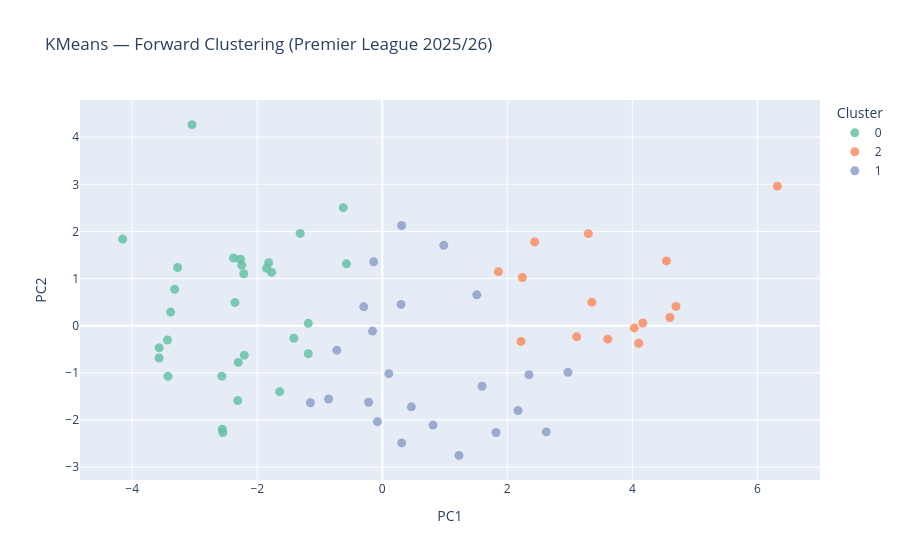

The notebook cell saved with this chart:
### Code cell
## PCA Visualization of KMeans Clusters with K=3
from sklearn.decomposition import PCA
import plotly.express as px

plot_df_kmeans = pd.DataFrame({
    "PC1": X_pca[:, 0],
    "PC2": X_pca[:, 1],
    "player": dataset_forwards["player"].values,
    "team": dataset_forwards["team"].values,
    "cluster": dataset_forwards["cluster_kmeans_3"].astype(str).values
})

fig = px.scatter(
    plot_df_kmeans, x="PC1", y="PC2",
    color="cluster",
    hover_data=["player", "team"],
    title="KMeans — Forward Clustering (Premier League 2025/26)",
    color_discrete_sequence=px.colors.qualitative.Set2
)
fig.update_traces(marker=dict(size=9, opacity=0.85))
fig.update_layout(legend_title_text="Cluster")
fig.show()

### Figure 1 — Plotly figure (JSON) as saved in the notebook; plotly's stock layout.template omitted (floating-point values rounded to 4 significant figures)
{"data": [{"customdata": [["Erling Haaland", "Manchester City"], ["Igor Thiago", "Brentford"], ["Ollie Watkins", "Aston Villa"], ["Richarlison", "Tottenham Hotspur"], ["Ismaïla Sarr", "Crystal Palace"], ["Zian Flemming", "Burnley"], ["Eli Junior Kroupi", "Bournemouth"], ["William Osula", "Newcastle United"], ["Benjamin Šeško", "Manchester United"], ["Jean Philippe Mateta", "Crystal Palace"], ["Valentín Castellanos", "West Ham United"], ["Lukas Nmecha", "Leeds United"], ["Dominic Calvert-Lewin", "Leeds United"], ["Danny Welbeck", "Brighton & Hove Albion"], ["Raúl Jiménez", "Fulham"], ["Callum Wilson", "West Ham United"], ["Donyell Malen", "Aston Villa"], ["Wilson Isidor", "Sunderland"], ["Brian Brobbey", "Sunderland"], ["Beto", "Everton"], ["Evanilson", "Bournemouth"], ["Viktor Gyökeres", "Arsenal"], ["Chris Wood", "Nottingham Forest"], ["Alexander Isak", "Liverpool FC"], ["Tolu Arokodare", "Wolverhampton"], ["Rodrigo Muniz", "Fulham"], ["Thierno Barry", "Everton"], ["Eliezer Mayenda", "Sunderland"], ["Liam Delap", "Chelsea"], ["Jørgen Strand Larsen", "Crystal Palace"]], "hovertemplate": "cluster=0<br>PC1=%{x}<br>PC2=%{y}<br>player=%{customdata[0]}<br>team=%{customdata[1]}<extra></extra>", "legendgroup": "0", "marker": {"color": "rgb(102,194,165)", "opacity": 0.85, "size": 9, "symbol": "circle"}, "mode": "markers", "name": "0", "orientation": "v", "showlegend": true, "type": "scatter", "x": [-3.043, -2.247, -1.85, -0.573, -1.183, -3.568, -0.6251, -2.268, -4.153, -3.274, -2.356, -1.313, -3.32, -1.771, -1.414, -2.379, -2.215, -3.436, -2.567, -3.385, -1.184, -1.817, -3.57, -2.207, -2.304, -2.56, -3.428, -1.641, -2.312, -2.55], "xaxis": "x", "y": [4.266, 1.282, 1.219, 1.313, 0.05194, -0.468, 2.505, 1.41, 1.838, 1.235, 0.4919, 1.959, 0.7734, 1.136, -0.2652, 1.436, 1.103, -0.3029, -1.069, 0.2902, -0.593, 1.335, -0.6845, -0.6228, -0.7767, -2.195, -1.07, -1.398, -1.586, -2.263], "yaxis": "y"}, {"customdata": [["Bukayo Saka", "Arsenal"], ["Matheus Cunha", "Manchester United"], ["Anthony Gordon", "Newcastle United"], ["Leandro Trossard", "Arsenal"], ["Amad Diallo", "Manchester United"], ["Mateus Mané", "Wolverhampton"], ["Samuel Chukwueze", "Fulham"], ["Yéremy Pino", "Crystal Palace"], ["Alejandro Garnacho", "Chelsea"], ["Omar Marmoush", "Manchester City"], ["Jacob Murphy", "Newcastle United"], ["Mathys Tel", "Tottenham Hotspur"], ["Marcus Edwards", "Burnley"], ["Gabriel Martinelli", "Arsenal"], ["Wilson Odobert", "Tottenham Hotspur"]], "hovertemplate": "cluster=2<br>PC1=%{x}<br>PC2=%{y}<br>player=%{customdata[0]}<br>team=%{customdata[1]}<extra></extra>", "legendgroup": "2", "marker": {"color": "rgb(252,141,98)", "opacity": 0.85, "size": 9, "symbol": "circle"}, "mode": "markers", "name": "2", "orientation": "v", "showlegend": true, "type": "scatter", "x": [6.32, 2.241, 1.858, 3.352, 3.606, 3.11, 4.546, 4.601, 4.698, 2.439, 2.219, 4.167, 4.03, 3.297, 4.102], "xaxis": "x", "y": [2.961, 1.024, 1.147, 0.4999, -0.2839, -0.2344, 1.375, 0.1759, 0.4111, 1.778, -0.3317, 0.05769, -0.0451, 1.954, -0.3707], "yaxis": "y"}, {"customdata": [["João Pedro", "Chelsea"], ["Noah Okafor", "Leeds United"], ["Hugo Ekitiké", "Liverpool FC"], ["Mason Mount", "Manchester United"], ["Bryan Mbeumo", "Manchester United"], ["Dominic Solanke", "Tottenham Hotspur"], ["Harvey Barnes", "Newcastle United"], ["Amine Adli", "Bournemouth"], ["Bertrand Traoré", "Sunderland"], ["Nick Woltemade", "Newcastle United"], ["Brennan Johnson", "Crystal Palace"], ["Adam Armstrong", "Wolverhampton"], ["Anthony Elanga", "Newcastle United"], ["Igor Jesus", "Nottingham Forest"], ["Hwang Hee-chan", "Wolverhampton"], ["Loum Tchaouna", "Burnley"], ["Evann Guessand", "Crystal Palace"], ["Jacob Bruun Larsen", "Burnley"], ["Joshua Zirkzee", "Manchester United"], ["Randal Kolo Muani", "Tottenham Hotspur"], ["Lyle Foster", "Burnley"], ["Pablo Felipe", "West Ham United"], ["Armando Broja", "Burnley"]], "hovertemplate": "cluster=1<br>PC1=%{x}<br>PC2=%{y}<br>player=%{customdata[0]}<br>team=%{customdata[1]}<extra></extra>", "legendgroup": "1", "marker": {"color": "rgb(141,160,203)", "opacity": 0.85, "size": 9, "symbol": "circle"}, "mode": "markers", "name": "1", "orientation": "v", "showlegend": true, "type": "scatter", "x": [-0.1386, 1.512, 0.3093, 2.971, 0.9839, 0.105, 0.3004, 2.347, 1.596, -0.1562, 0.3108, -1.15, 1.226, -0.727, 0.4655, -0.07683, 2.172, 0.8122, -0.296, 1.82, -0.2187, 2.623, -0.8583], "xaxis": "x", "y": [1.358, 0.6554, 2.126, -0.9875, 1.705, -1.015, 0.4529, -1.038, -1.283, -0.1123, -2.484, -1.633, -2.749, -0.5173, -1.719, -2.033, -1.799, -2.107, 0.4016, -2.263, -1.622, -2.251, -1.553], "yaxis": "y"}], "layout": {"legend": {"title": {"text": "Cluster"}, "tracegroupgap": 0}, "title": {"text": "KMeans — Forward Clustering (Premier League 2025/26)"}, "xaxis": {"anchor": "y", "domain": [0, 1], "title": {"text": "PC1"}}, "yaxis": {"anchor": "x", "domain": [0, 1], "title": {"text": "PC2"}}}}
